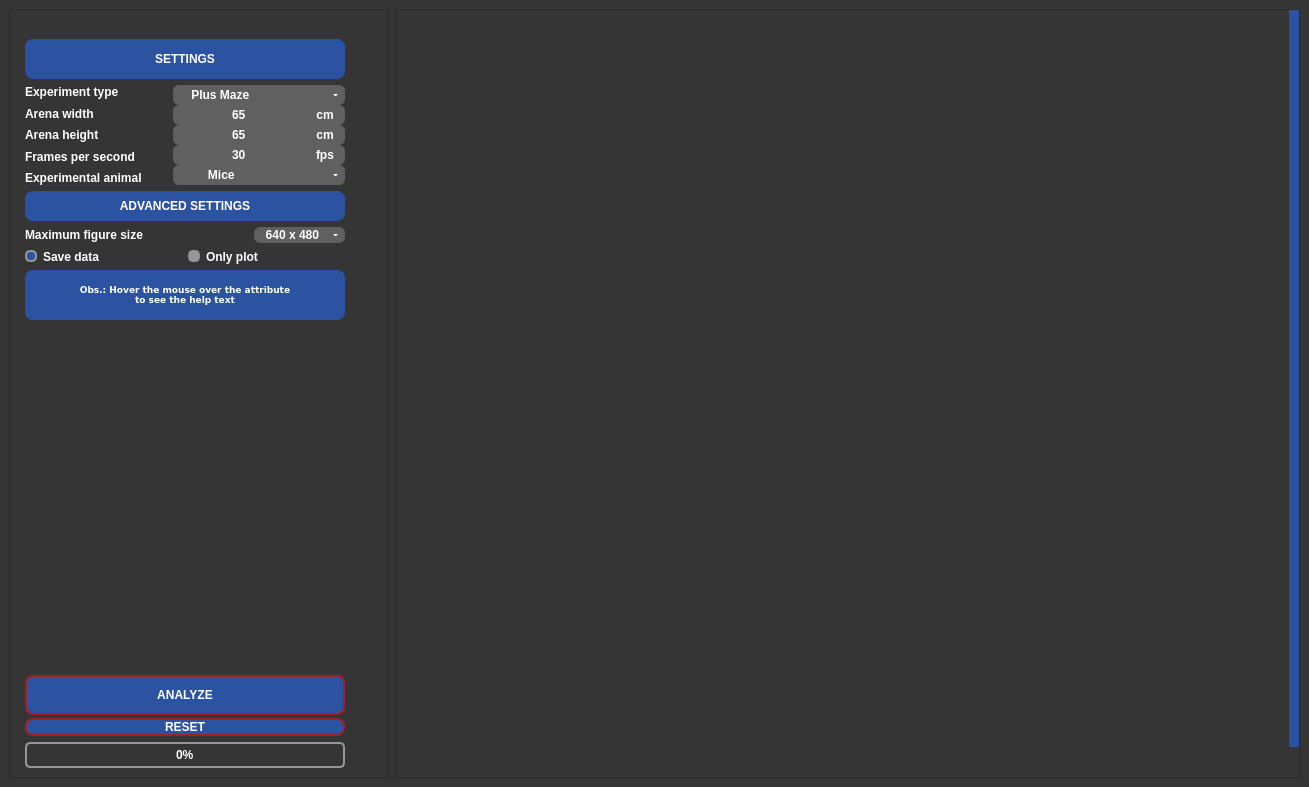
<?xml version="1.0" encoding="UTF-8"?>
<ui version="4.0">
 <class>MainWindow</class>
 <widget class="QMainWindow" name="MainWindow">
  <property name="geometry">
   <rect>
    <x>0</x>
    <y>0</y>
    <width>1309</width>
    <height>787</height>
   </rect>
  </property>
  <property name="windowTitle">
   <string>Behavython</string>
  </property>
  <property name="styleSheet">
   <string notr="true">QWidget{	background-color:#353535;}</string>
  </property>
  <widget class="QWidget" name="centralwidget">
   <property name="styleSheet">
    <string notr="true">

QScrollBar:horizontal {
    background-color: #353535;
    height: 10px;
}

QScrollBar::handle:horizontal {
    background-color: #2C53A1;
    min-width: 20px;
}

QScrollBar::add-page:horizontal,
QScrollBar::sub-page:horizontal {
    background-color: #353535;
}

QScrollBar:vertical {
    background-color: #353535;
    width: 10px;
}

QScrollBar::handle:vertical {
    background-color: #2C53A1;
    min-height: 20px;
}

QScrollBar::add-page:vertical,
QScrollBar::sub-page:vertical {
    background-color: #353535;
}
</string>
   </property>
   <layout class="QGridLayout" name="gridLayout_4">
    <item row="0" column="1">
     <widget class="QScrollArea" name="Plot_scrollArea">
      <property name="maximumSize">
       <size>
        <width>2000</width>
        <height>2000</height>
       </size>
      </property>
      <property name="widgetResizable">
       <bool>true</bool>
      </property>
      <widget class="QWidget" name="scrollAreaWidgetContents_2">
       <property name="geometry">
        <rect>
         <x>0</x>
         <y>0</y>
         <width>888</width>
         <height>802</height>
        </rect>
       </property>
       <layout class="QGridLayout" name="gridLayout_5">
        <item row="0" column="0">
         <widget class="plot_viewer" name="plot_viewer" native="true">
          <property name="sizePolicy">
           <sizepolicy hsizetype="Fixed" vsizetype="Preferred">
            <horstretch>0</horstretch>
            <verstretch>0</verstretch>
           </sizepolicy>
          </property>
          <property name="minimumSize">
           <size>
            <width>740</width>
            <height>780</height>
           </size>
          </property>
          <property name="maximumSize">
           <size>
            <width>2000</width>
            <height>2000</height>
           </size>
          </property>
         </widget>
        </item>
       </layout>
      </widget>
     </widget>
    </item>
    <item row="0" column="0" alignment="Qt::AlignHCenter">
     <widget class="QScrollArea" name="Settings_scrollArea">
      <property name="enabled">
       <bool>true</bool>
      </property>
      <property name="minimumSize">
       <size>
        <width>380</width>
        <height>0</height>
       </size>
      </property>
      <property name="maximumSize">
       <size>
        <width>320</width>
        <height>2000</height>
       </size>
      </property>
      <property name="verticalScrollBarPolicy">
       <enum>Qt::ScrollBarAsNeeded</enum>
      </property>
      <property name="sizeAdjustPolicy">
       <enum>QAbstractScrollArea::AdjustToContents</enum>
      </property>
      <property name="widgetResizable">
       <bool>true</bool>
      </property>
      <widget class="QWidget" name="scrollAreaWidgetContents">
       <property name="geometry">
        <rect>
         <x>0</x>
         <y>0</y>
         <width>353</width>
         <height>798</height>
        </rect>
       </property>
       <property name="sizePolicy">
        <sizepolicy hsizetype="Fixed" vsizetype="Preferred">
         <horstretch>0</horstretch>
         <verstretch>0</verstretch>
        </sizepolicy>
       </property>
       <property name="minimumSize">
        <size>
         <width>0</width>
         <height>0</height>
        </size>
       </property>
       <layout class="QVBoxLayout" name="verticalLayout_9">
        <item>
         <layout class="QVBoxLayout" name="verticalLayout_8">
          <property name="leftMargin">
           <number>6</number>
          </property>
          <property name="bottomMargin">
           <number>0</number>
          </property>
          <item alignment="Qt::AlignHCenter">
           <widget class="QLabel" name="label">
            <property name="maximumSize">
             <size>
              <width>271</width>
              <height>81</height>
             </size>
            </property>
            <property name="text">
             <string/>
            </property>
            <property name="pixmap">
             <pixmap>logo/logo.png</pixmap>
            </property>
            <property name="scaledContents">
             <bool>true</bool>
            </property>
            <property name="alignment">
             <set>Qt::AlignCenter</set>
            </property>
           </widget>
          </item>
          <item>
           <layout class="QVBoxLayout" name="verticalLayout_7">
            <item>
             <layout class="QVBoxLayout" name="verticalLayout_6">
              <item>
               <layout class="QVBoxLayout" name="verticalLayout_4">
                <item>
                 <widget class="QLabel" name="label_1">
                  <property name="enabled">
                   <bool>true</bool>
                  </property>
                  <property name="sizePolicy">
                   <sizepolicy hsizetype="Preferred" vsizetype="Preferred">
                    <horstretch>0</horstretch>
                    <verstretch>0</verstretch>
                   </sizepolicy>
                  </property>
                  <property name="minimumSize">
                   <size>
                    <width>290</width>
                    <height>40</height>
                   </size>
                  </property>
                  <property name="maximumSize">
                   <size>
                    <width>2000</width>
                    <height>40</height>
                   </size>
                  </property>
                  <property name="styleSheet">
                   <string notr="true">QLabel{border:#969696;background-color:#2C53A1;border-radius:8px;color:#FFFFFF;font:7pt&quot;DejaVu Sans&quot;;font-weight:bold;}</string>
                  </property>
                  <property name="text">
                   <string notr="true">SETTINGS</string>
                  </property>
                  <property name="alignment">
                   <set>Qt::AlignCenter</set>
                  </property>
                 </widget>
                </item>
                <item>
                 <layout class="QHBoxLayout" name="horizontalLayout_2">
                  <property name="spacing">
                   <number>7</number>
                  </property>
                  <item>
                   <layout class="QVBoxLayout" name="General_settings" stretch="0,0,0,0,0">
                    <item>
                     <widget class="QLabel" name="label_2">
                      <property name="styleSheet">
                       <string notr="true">QLabel{color:#FFFFFF;font:7pt&quot;DejaVu Sans&quot;;font-weight:bold;}</string>
                      </property>
                      <property name="text">
                       <string notr="true">Experiment type</string>
                      </property>
                      <property name="alignment">
                       <set>Qt::AlignLeading|Qt::AlignLeft|Qt::AlignVCenter</set>
                      </property>
                     </widget>
                    </item>
                    <item>
                     <widget class="QLabel" name="label_3">
                      <property name="styleSheet">
                       <string notr="true">QLabel{color:#FFFFFF;font:7pt&quot;DejaVu Sans&quot;;font-weight:bold;}</string>
                      </property>
                      <property name="text">
                       <string notr="true">Arena width</string>
                      </property>
                      <property name="alignment">
                       <set>Qt::AlignLeading|Qt::AlignLeft|Qt::AlignVCenter</set>
                      </property>
                     </widget>
                    </item>
                    <item>
                     <widget class="QLabel" name="label_4">
                      <property name="styleSheet">
                       <string notr="true">QLabel{color:#FFFFFF;font:7pt&quot;DejaVu Sans&quot;;font-weight:bold;}</string>
                      </property>
                      <property name="text">
                       <string notr="true">Arena height</string>
                      </property>
                      <property name="alignment">
                       <set>Qt::AlignLeading|Qt::AlignLeft|Qt::AlignVCenter</set>
                      </property>
                     </widget>
                    </item>
                    <item>
                     <widget class="QLabel" name="label_5">
                      <property name="styleSheet">
                       <string notr="true">QLabel{color:#FFFFFF;font:7pt&quot;DejaVu Sans&quot;;font-weight:bold;}</string>
                      </property>
                      <property name="text">
                       <string notr="true">Frames per second</string>
                      </property>
                      <property name="alignment">
                       <set>Qt::AlignLeading|Qt::AlignLeft|Qt::AlignVCenter</set>
                      </property>
                     </widget>
                    </item>
                    <item>
                     <widget class="QLabel" name="label_10">
                      <property name="minimumSize">
                       <size>
                        <width>141</width>
                        <height>14</height>
                       </size>
                      </property>
                      <property name="toolTip">
                       <string>&lt;html&gt;&lt;head/&gt;&lt;body&gt;&lt;p&gt;&lt;span style=&quot; font-size:8pt; font-weight:400;&quot;&gt;Select the experimental animal used.&lt;/span&gt;&lt;/p&gt;&lt;p align=&quot;justify&quot;&gt;&lt;span style=&quot; font-size:8pt; font-weight:400; font-style:italic;&quot;&gt;Currently the calculations are being made considering these animals:&lt;br/&gt;Mouse = C57BL/6&lt;br/&gt;Rat = Wistar&lt;/span&gt;&lt;/p&gt;&lt;/body&gt;&lt;/html&gt;</string>
                      </property>
                      <property name="styleSheet">
                       <string notr="true">QLabel{color:#FFFFFF;font:7pt&quot;DejaVu Sans&quot;;font-weight:bold;}</string>
                      </property>
                      <property name="text">
                       <string notr="true">Experimental animal</string>
                      </property>
                      <property name="alignment">
                       <set>Qt::AlignLeading|Qt::AlignLeft|Qt::AlignVCenter</set>
                      </property>
                     </widget>
                    </item>
                   </layout>
                  </item>
                  <item>
                   <layout class="QGridLayout" name="gridLayout">
                    <property name="spacing">
                     <number>0</number>
                    </property>
                    <item row="3" column="0">
                     <widget class="QLineEdit" name="frames_per_second_lineedit">
                      <property name="minimumSize">
                       <size>
                        <width>0</width>
                        <height>20</height>
                       </size>
                      </property>
                      <property name="styleSheet">
                       <string notr="true">QLineEdit{border:#969696;background-color:#606060;border-bottom-left-radius:6px;border-top-left-radius:6px;color:#FFFFFF;font:7pt&quot;DejaVu Sans&quot;;font-weight:bold;}</string>
                      </property>
                      <property name="text">
                       <string notr="true">30</string>
                      </property>
                      <property name="alignment">
                       <set>Qt::AlignCenter</set>
                      </property>
                     </widget>
                    </item>
                    <item row="1" column="0">
                     <widget class="QLineEdit" name="arena_width_lineedit">
                      <property name="minimumSize">
                       <size>
                        <width>0</width>
                        <height>20</height>
                       </size>
                      </property>
                      <property name="styleSheet">
                       <string notr="true">QLineEdit{border:#969696;background-color:#606060;border-bottom-left-radius:6px;border-top-left-radius:6px;color:#FFFFFF;font:7pt&quot;DejaVu Sans&quot;;font-weight:bold;}</string>
                      </property>
                      <property name="text">
                       <string notr="true">65</string>
                      </property>
                      <property name="alignment">
                       <set>Qt::AlignCenter</set>
                      </property>
                     </widget>
                    </item>
                    <item row="3" column="1">
                     <widget class="QLabel" name="label_8">
                      <property name="styleSheet">
                       <string notr="true">QLabel{border:#969696;background-color:#606060;border-bottom-right-radius:6px;border-top-right-radius:6px;color:#FFFFFF;font:7pt&quot;DejaVu Sans&quot;;font-weight:bold;}</string>
                      </property>
                      <property name="text">
                       <string notr="true">fps</string>
                      </property>
                      <property name="alignment">
                       <set>Qt::AlignCenter</set>
                      </property>
                     </widget>
                    </item>
                    <item row="4" column="0" colspan="2">
                     <widget class="QComboBox" name="animal_combobox">
                      <property name="minimumSize">
                       <size>
                        <width>0</width>
                        <height>20</height>
                       </size>
                      </property>
                      <property name="cursor">
                       <cursorShape>PointingHandCursor</cursorShape>
                      </property>
                      <property name="acceptDrops">
                       <bool>false</bool>
                      </property>
                      <property name="toolTip">
                       <string>&lt;html&gt;&lt;head/&gt;&lt;body&gt;&lt;p&gt;&lt;span style=&quot; font-size:8pt; font-weight:400;&quot;&gt;Select the experimental animal used.&lt;/span&gt;&lt;/p&gt;&lt;p align=&quot;justify&quot;&gt;&lt;span style=&quot; font-size:8pt; font-weight:400; font-style:italic;&quot;&gt;Currently the calculations are being made considering these animals:&lt;br/&gt;Mouse = C57BL/6&lt;br/&gt;Rat = Wistar&lt;/span&gt;&lt;/p&gt;&lt;/body&gt;&lt;/html&gt;</string>
                      </property>
                      <property name="styleSheet">
                       <string notr="true">QComboBox{color:#FFFFFF;font:7pt&quot;DejaVu Sans&quot;;font-weight:bold;background-color:#606060;border:0px;border-radius:6px;}QListView{color:#FFFFFF;font:8pt&quot;Century Gothic&quot;;font-weight:bold;background-color:#969696;border:0px;}QListView{color:#FFFFFF;font:7pt&quot;DejaVu Sans&quot;;font-weight:bold;background-color:#606060;border:0px;border-radius:6px;}QComboBox::drop-down{width:20px;border:5px;}QComboBox::down-arrow{border-left:2px solid none;border-right:2px solid none;border-top:2px solid #FFFFFF;width:0.5px;height:1px;border-radius:2px;}QComboBox::down-arrow:hover{border-left:2px solid none;border-right:2px solid none;border-top:2px solid #A21F27;width:0.5px;height:1px;border-radius:2px;}QAbstractItemView{border:2px solid #969696;selection-background-color:#2C53A1;}</string>
                      </property>
                      <property name="currentText">
                       <string notr="true">         Mice</string>
                      </property>
                      <property name="currentIndex">
                       <number>0</number>
                      </property>
                      <property name="frame">
                       <bool>false</bool>
                      </property>
                      <item>
                       <property name="text">
                        <string notr="true">         Mice</string>
                       </property>
                      </item>
                      <item>
                       <property name="text">
                        <string notr="true">           Rat</string>
                       </property>
                      </item>
                     </widget>
                    </item>
                    <item row="0" column="0" colspan="2">
                     <widget class="QComboBox" name="type_combobox">
                      <property name="minimumSize">
                       <size>
                        <width>0</width>
                        <height>20</height>
                       </size>
                      </property>
                      <property name="cursor">
                       <cursorShape>PointingHandCursor</cursorShape>
                      </property>
                      <property name="styleSheet">
                       <string notr="true">QComboBox{color:#FFFFFF;font:7pt&quot;DejaVu Sans&quot;;font-weight:bold;background-color:#606060;border:0px;border-radius:6px;}QListView{color:#FFFFFF;font:8pt&quot;Century Gothic&quot;;font-weight:bold;background-color:#969696;border:0px;}QListView{color:#FFFFFF;font:7pt&quot;DejaVu Sans&quot;;font-weight:bold;background-color:#606060;border:0px;border-radius:6px;}QComboBox::drop-down{width:20px;border:5px;}QComboBox::down-arrow{border-left:2px solid none;border-right:2px solid none;border-top:2px solid #FFFFFF;width:0.5px;height:1px;border-radius:2px;}QComboBox::down-arrow:hover{border-left:2px solid none;border-right:2px solid none;border-top:2px solid #A21F27;width:0.5px;height:1px;border-radius:2px;}QAbstractItemView{border:2px solid #969696;selection-background-color:#2C53A1;}</string>
                      </property>
                      <property name="currentText">
                       <string notr="true">    Plus Maze</string>
                      </property>
                      <property name="currentIndex">
                       <number>0</number>
                      </property>
                      <property name="frame">
                       <bool>false</bool>
                      </property>
                      <item>
                       <property name="text">
                        <string notr="true">    Plus Maze</string>
                       </property>
                      </item>
                      <item>
                       <property name="text">
                        <string notr="true">    Open Field</string>
                       </property>
                      </item>
                     </widget>
                    </item>
                    <item row="1" column="1">
                     <widget class="QLabel" name="label_6">
                      <property name="minimumSize">
                       <size>
                        <width>40</width>
                        <height>0</height>
                       </size>
                      </property>
                      <property name="styleSheet">
                       <string notr="true">QLabel{border:#969696;background-color:#606060;border-bottom-right-radius:6px;border-top-right-radius:6px;color:#FFFFFF;font:7pt&quot;DejaVu Sans&quot;;font-weight:bold;}</string>
                      </property>
                      <property name="text">
                       <string notr="true">cm</string>
                      </property>
                      <property name="alignment">
                       <set>Qt::AlignCenter</set>
                      </property>
                     </widget>
                    </item>
                    <item row="2" column="0">
                     <widget class="QLineEdit" name="arena_height_lineedit">
                      <property name="minimumSize">
                       <size>
                        <width>0</width>
                        <height>20</height>
                       </size>
                      </property>
                      <property name="styleSheet">
                       <string notr="true">QLineEdit{border:#969696;background-color:#606060;border-bottom-left-radius:6px;border-top-left-radius:6px;color:#FFFFFF;font:7pt&quot;DejaVu Sans&quot;;font-weight:bold;}</string>
                      </property>
                      <property name="text">
                       <string notr="true">65</string>
                      </property>
                      <property name="alignment">
                       <set>Qt::AlignCenter</set>
                      </property>
                     </widget>
                    </item>
                    <item row="2" column="1">
                     <widget class="QLabel" name="label_7">
                      <property name="styleSheet">
                       <string notr="true">QLabel{border:#969696;background-color:#606060;border-bottom-right-radius:6px;border-top-right-radius:6px;color:#FFFFFF;font:7pt&quot;DejaVu Sans&quot;;font-weight:bold;}</string>
                      </property>
                      <property name="text">
                       <string notr="true">cm</string>
                      </property>
                      <property name="alignment">
                       <set>Qt::AlignCenter</set>
                      </property>
                     </widget>
                    </item>
                   </layout>
                  </item>
                 </layout>
                </item>
               </layout>
              </item>
              <item>
               <layout class="QVBoxLayout" name="verticalLayout_5">
                <item>
                 <layout class="QVBoxLayout" name="verticalLayout">
                  <item>
                   <layout class="QGridLayout" name="gridLayout_3">
                    <item row="0" column="0" colspan="2">
                     <widget class="QLabel" name="label_14">
                      <property name="minimumSize">
                       <size>
                        <width>290</width>
                        <height>30</height>
                       </size>
                      </property>
                      <property name="maximumSize">
                       <size>
                        <width>2000</width>
                        <height>40</height>
                       </size>
                      </property>
                      <property name="styleSheet">
                       <string notr="true">QLabel{border:#969696;background-color:#2C53A1;border-radius:8px;color:#FFFFFF;font:7pt&quot;DejaVu Sans&quot;;font-weight:bold;}</string>
                      </property>
                      <property name="text">
                       <string notr="true">ADVANCED SETTINGS</string>
                      </property>
                      <property name="alignment">
                       <set>Qt::AlignCenter</set>
                      </property>
                     </widget>
                    </item>
                    <item row="1" column="0">
                     <widget class="QLabel" name="label_12">
                      <property name="toolTip">
                       <string>&lt;html&gt;&lt;head/&gt;&lt;body&gt;&lt;p&gt;&lt;span style=&quot; font-size:8pt; font-weight:400;&quot;&gt;Set the maximum resolution for the resulting figures computed.&lt;/span&gt;&lt;/p&gt;&lt;p&gt;&lt;span style=&quot; font-size:8pt; font-weight:400; font-style:italic;&quot;&gt;Note that, to maintain aspect ratio of the original file, the final resolution might have &amp;quot;uncommon&amp;quot; sizes and might not match 1:1 the maximum resolution set (if the original image also had &amp;quot;uncommon&amp;quot; resolution).&lt;/span&gt;&lt;/p&gt;&lt;/body&gt;&lt;/html&gt;</string>
                      </property>
                      <property name="styleSheet">
                       <string notr="true">QLabel{color:#FFFFFF;font:7pt&quot;DejaVu Sans&quot;;font-weight:bold;}</string>
                      </property>
                      <property name="text">
                       <string notr="true">Maximum figure size</string>
                      </property>
                      <property name="alignment">
                       <set>Qt::AlignLeading|Qt::AlignLeft|Qt::AlignVCenter</set>
                      </property>
                     </widget>
                    </item>
                    <item row="1" column="1">
                     <widget class="QComboBox" name="fig_max_size">
                      <property name="sizePolicy">
                       <sizepolicy hsizetype="Maximum" vsizetype="Maximum">
                        <horstretch>0</horstretch>
                        <verstretch>0</verstretch>
                       </sizepolicy>
                      </property>
                      <property name="cursor">
                       <cursorShape>PointingHandCursor</cursorShape>
                      </property>
                      <property name="toolTip">
                       <string>&lt;html&gt;&lt;head/&gt;&lt;body&gt;&lt;p&gt;&lt;span style=&quot; font-size:8pt; font-weight:400;&quot;&gt;Set the maximum resolution for the resulting figures computed.&lt;/span&gt;&lt;/p&gt;&lt;p&gt;&lt;span style=&quot; font-size:8pt; font-weight:400; font-style:italic;&quot;&gt;Note that, to maintain aspect ratio of the original file, the final resolution might have &amp;quot;uncommon&amp;quot; sizes and might not match 1:1 the maximum resolution set (if the original image also had &amp;quot;uncommon&amp;quot; resolution).&lt;/span&gt;&lt;/p&gt;&lt;/body&gt;&lt;/html&gt;</string>
                      </property>
                      <property name="autoFillBackground">
                       <bool>false</bool>
                      </property>
                      <property name="styleSheet">
                       <string notr="true">QComboBox{color:#FFFFFF;font:7pt&quot;DejaVu Sans&quot;;font-weight:bold;background-color:#606060;border:0px;border-radius:6px;}QListView{color:#FFFFFF;font:8pt&quot;Century Gothic&quot;;font-weight:bold;background-color:#969696;border:0px;}QListView{color:#FFFFFF;font:7pt&quot;DejaVu Sans&quot;;font-weight:bold;background-color:#606060;border:0px;border-radius:6px;}QComboBox::drop-down{width:20px;border:5px;}QComboBox::down-arrow{border-left:2px solid none;border-right:2px solid none;border-top:2px solid #FFFFFF;width:0.5px;height:1px;border-radius:2px;}QComboBox::down-arrow:hover{border-left:2px solid none;border-right:2px solid none;border-top:2px solid #A21F27;width:0.5px;height:1px;border-radius:2px;}QAbstractItemView{border:2px solid #969696;selection-background-color:#2C53A1;}</string>
                      </property>
                      <property name="currentText">
                       <string notr="true">  640 x 480</string>
                      </property>
                      <property name="currentIndex">
                       <number>0</number>
                      </property>
                      <property name="sizeAdjustPolicy">
                       <enum>QComboBox::AdjustToContentsOnFirstShow</enum>
                      </property>
                      <item>
                       <property name="text">
                        <string>  640 x 480</string>
                       </property>
                      </item>
                      <item>
                       <property name="text">
                        <string notr="true"> 1280 x 720</string>
                       </property>
                      </item>
                      <item>
                       <property name="text">
                        <string>1920 x 1080</string>
                       </property>
                      </item>
                      <item>
                       <property name="text">
                        <string>2560 x 1440</string>
                       </property>
                      </item>
                     </widget>
                    </item>
                   </layout>
                  </item>
                  <item>
                   <layout class="QHBoxLayout" name="horizontalLayout">
                    <item>
                     <widget class="QRadioButton" name="save_button">
                      <property name="styleSheet">
                       <string notr="true">QRadioButton{color:#FFFFFF;font:7pt&quot;DejaVu Sans&quot;;font-weight:bold;}QRadioButton::indicator::checked{border:2px solid #969696;border-radius:5px;background-color:#2C53A1;width:8px;height:8px;}QRadioButton::indicator::unchecked{border:2px solid #969696;border-radius:5px;background-color:#969696;width:8px;height:8px;}</string>
                      </property>
                      <property name="text">
                       <string>Save data</string>
                      </property>
                      <property name="checked">
                       <bool>true</bool>
                      </property>
                      <property name="autoExclusive">
                       <bool>true</bool>
                      </property>
                     </widget>
                    </item>
                    <item>
                     <widget class="QRadioButton" name="only_plot_button">
                      <property name="styleSheet">
                       <string notr="true">QRadioButton{color:#FFFFFF;font:7pt&quot;DejaVu Sans&quot;;font-weight:bold;}QRadioButton::indicator::checked{border:2px solid #969696;border-radius:5px;background-color:#2C53A1;width:8px;height:8px;}QRadioButton::indicator::unchecked{border:2px solid #969696;border-radius:5px;background-color:#969696;width:8px;height:8px;}</string>
                      </property>
                      <property name="text">
                       <string>Only plot</string>
                      </property>
                     </widget>
                    </item>
                   </layout>
                  </item>
                 </layout>
                </item>
                <item>
                 <widget class="QLabel" name="label_13">
                  <property name="minimumSize">
                   <size>
                    <width>290</width>
                    <height>50</height>
                   </size>
                  </property>
                  <property name="maximumSize">
                   <size>
                    <width>2000</width>
                    <height>50</height>
                   </size>
                  </property>
                  <property name="font">
                   <font>
                    <family>DejaVu Sans</family>
                    <pointsize>7</pointsize>
                    <weight>75</weight>
                    <italic>false</italic>
                    <bold>true</bold>
                   </font>
                  </property>
                  <property name="styleSheet">
                   <string notr="true">QLabel{border:#969696;background-color:#2C53A1;border-radius:8px;color:#FFFFFF;font:7pt&quot;DejaVu Sans&quot;;font-weight:bold;}</string>
                  </property>
                  <property name="text">
                   <string notr="true">Obs.: Hover the mouse over the attribute
to see the help text</string>
                  </property>
                  <property name="alignment">
                   <set>Qt::AlignCenter</set>
                  </property>
                 </widget>
                </item>
               </layout>
              </item>
             </layout>
            </item>
            <item>
             <layout class="QVBoxLayout" name="verticalLayout_3">
              <item>
               <widget class="QTextEdit" name="resume_lineedit">
                <property name="minimumSize">
                 <size>
                  <width>320</width>
                  <height>250</height>
                 </size>
                </property>
                <property name="styleSheet">
                 <string notr="true">QTextEdit{color:#FFFFFF;font:7pt&quot;DejaVu Sans&quot;;font-weight:bold}</string>
                </property>
                <property name="frameShape">
                 <enum>QFrame::NoFrame</enum>
                </property>
                <property name="frameShadow">
                 <enum>QFrame::Plain</enum>
                </property>
                <property name="readOnly">
                 <bool>true</bool>
                </property>
               </widget>
              </item>
              <item>
               <layout class="QVBoxLayout" name="verticalLayout_2">
                <property name="spacing">
                 <number>10</number>
                </property>
                <item>
                 <widget class="QPushButton" name="analysis_button">
                  <property name="minimumSize">
                   <size>
                    <width>290</width>
                    <height>40</height>
                   </size>
                  </property>
                  <property name="maximumSize">
                   <size>
                    <width>2000</width>
                    <height>25</height>
                   </size>
                  </property>
                  <property name="cursor">
                   <cursorShape>PointingHandCursor</cursorShape>
                  </property>
                  <property name="styleSheet">
                   <string notr="true">QPushButton{font:10pt&quot;DejaVu Sans&quot;;font-weight:bold;}QPushButton{border:2px solid #A21F27;border-radius:8px;background-color:#2C53A1;color:#FFFFFF;font:10pt&quot;DejaVu Sans&quot;;font-weight:bold;}QPushButton:pressed{border:2px solid #A21F27;border-radius:8px;background-color:#A21F27;color:#FFFFFF;}</string>
                  </property>
                  <property name="text">
                   <string notr="true">ANALYZE</string>
                  </property>
                 </widget>
                </item>
                <item>
                 <widget class="QPushButton" name="clear_button">
                  <property name="maximumSize">
                   <size>
                    <width>2000</width>
                    <height>40</height>
                   </size>
                  </property>
                  <property name="cursor">
                   <cursorShape>PointingHandCursor</cursorShape>
                  </property>
                  <property name="styleSheet">
                   <string notr="true">QPushButton{font:14pt&quot;DejaVu Sans&quot;;font-weight:bold;}QPushButton{border:2px solid #A21F27;border-radius:8px;background-color:#2C53A1;color:#FFFFFF;font:10pt&quot;DejaVu Sans&quot;;font-weight:bold;}QPushButton:pressed{border:2px solid #A21F27;border-radius:8px;background-color:#A21F27;color:#FFFFFF;}</string>
                  </property>
                  <property name="text">
                   <string notr="true">RESET</string>
                  </property>
                 </widget>
                </item>
               </layout>
              </item>
              <item>
               <widget class="QProgressBar" name="progress_bar">
                <property name="styleSheet">
                 <string notr="true">QProgressBar { border: 2px solid #969696;border-radius:5px;text-align:center;color:#FFFFFF;font:10pt&quot;DejaVu Sans&quot;;font-weight:bold;}QProgressBar::chunk{background-color:#2C53A1;width:20px;}
</string>
                </property>
                <property name="value">
                 <number>0</number>
                </property>
               </widget>
              </item>
             </layout>
            </item>
           </layout>
          </item>
         </layout>
        </item>
       </layout>
      </widget>
     </widget>
    </item>
   </layout>
  </widget>
 </widget>
 <customwidgets>
  <customwidget>
   <class>plot_viewer</class>
   <extends>QWidget</extends>
   <header location="global">behavython_plot_widget</header>
   <container>1</container>
  </customwidget>
 </customwidgets>
 <resources/>
 <connections/>
</ui>
